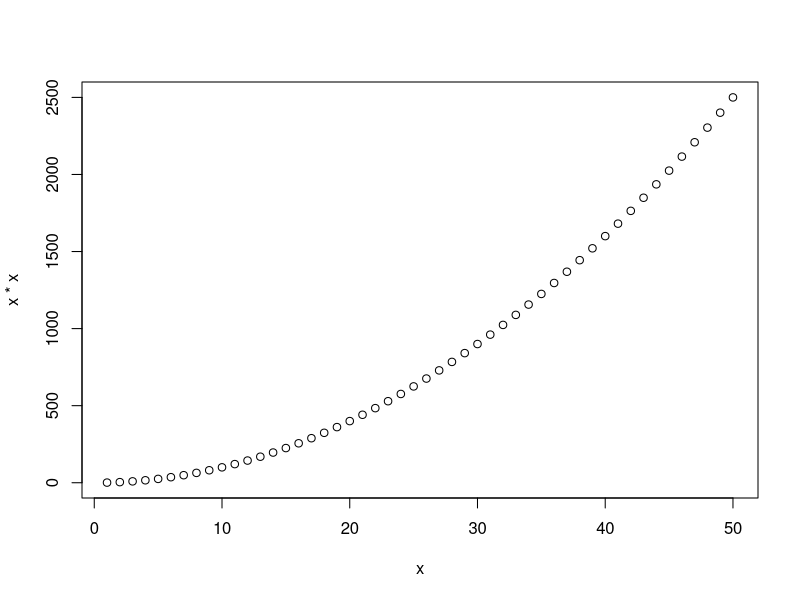
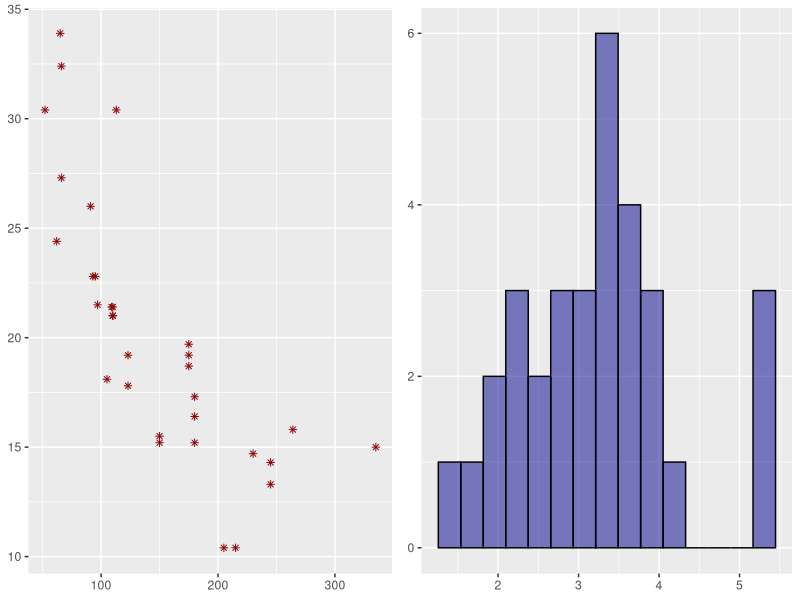
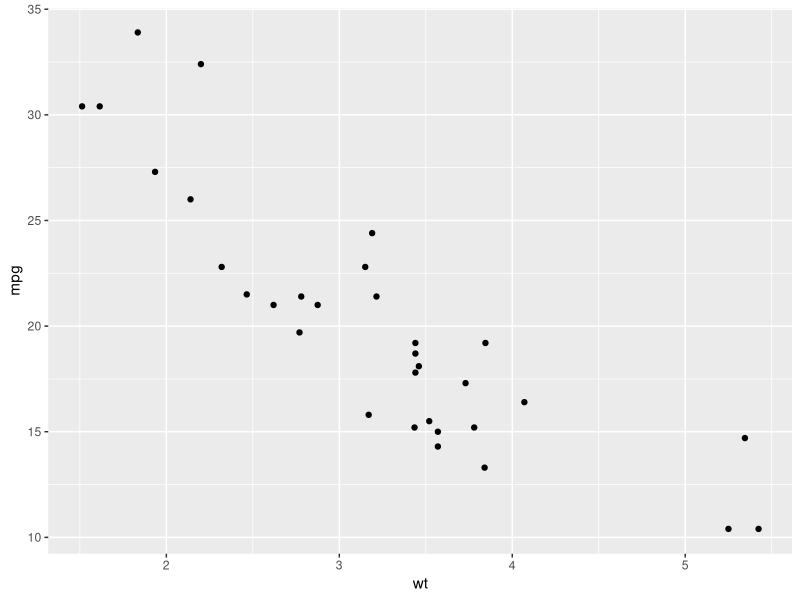
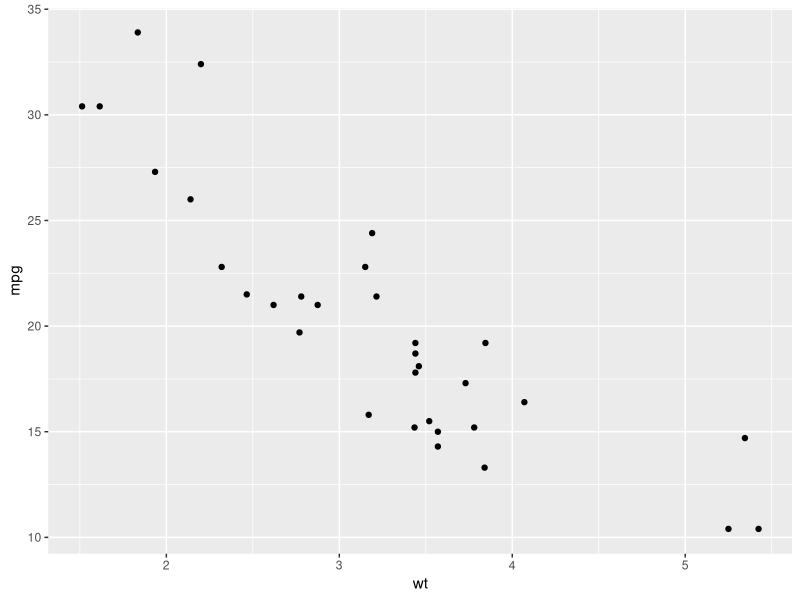
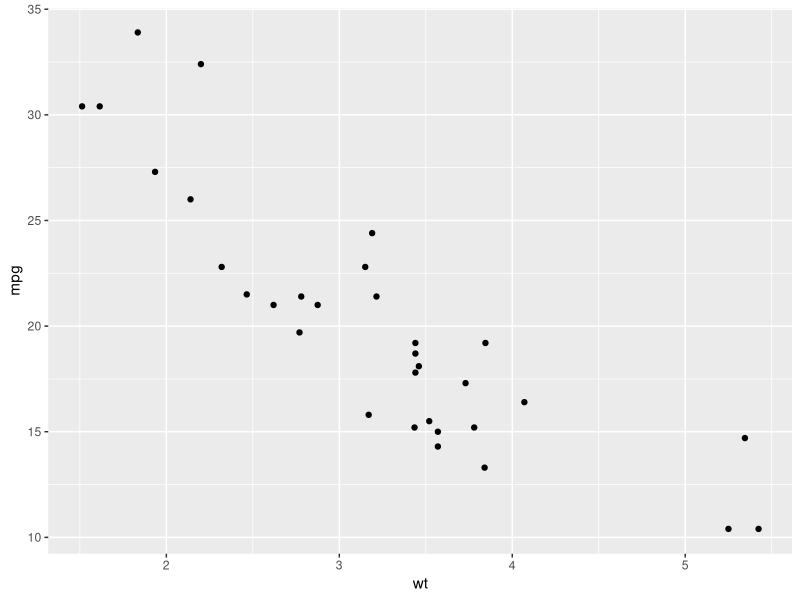
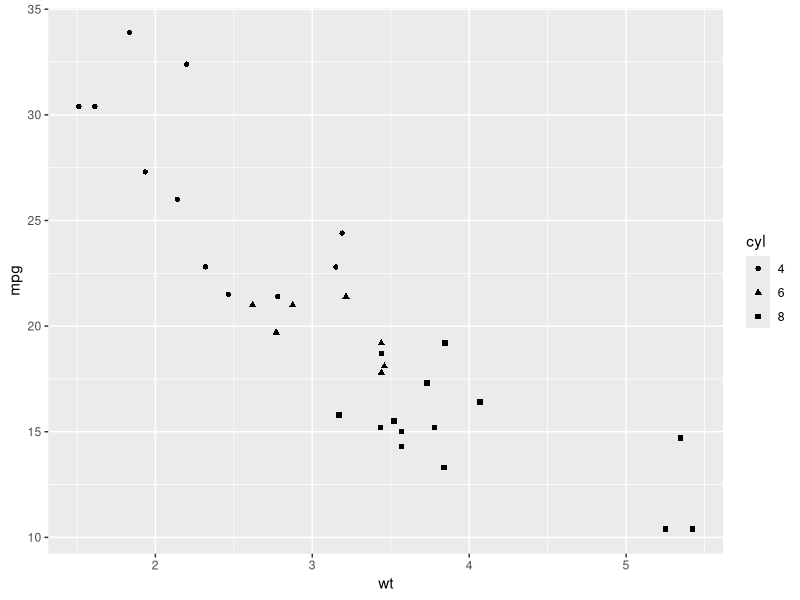
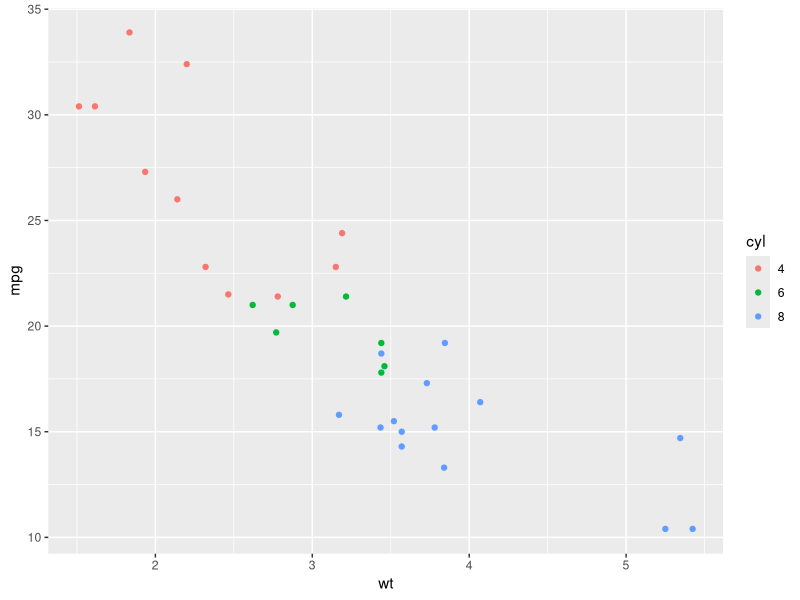
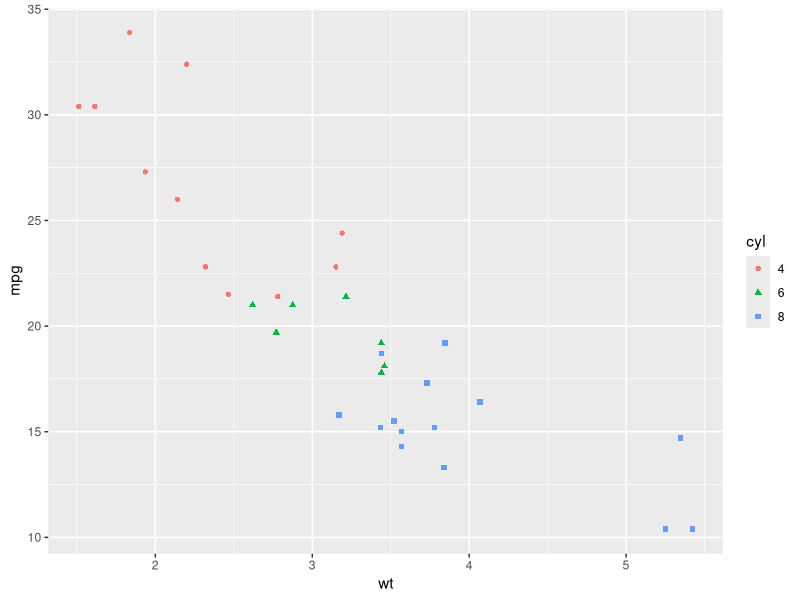

These figures' R source, in order:
## ---- chunk 1
library(tidyverse)
library(gridExtra)
library(GGally)
library(ggplot2)
knitr::opts_chunk$set(results = 'hold')
## ---- chunk 2
x <- 1:50
# proslijedite `x` i `x*x` funkciji `plot`
plot(x, x*x)
## ---- chunk 3
head(mtcars)
## ---- chunk 4
g1 <- ggplot(mtcars, aes(hp, mpg)) + geom_point(shape = 8, col = "dark red") + scale_x_continuous(name = NULL) + scale_y_continuous(name = NULL)
g2 <- ggplot(mtcars, aes(wt)) + geom_histogram(bins = 15, fill = "dark blue", alpha = 0.5, color = 'black') + scale_x_continuous(name = NULL) + scale_y_continuous(name = NULL)
grid.arrange(g1, g2, ncol=2)
## ---- chunk 5

# Učitajte podatkovni skup `mtcars` u globalnu okolinu
data(mtcars)
# proučite okvir `mtcars`  (head, glimpse, ?...)
head(mtcars)
summary(mtcars)
## ---- chunk 6
ggplot() + 
layer( data = mtcars,                      # 1. podaci
       mapping = aes(x = wt, y = mpg),     # 2. mapiranja / estetike
       geom = "point",                     # 3. geometrija
       stat = "identity",                  # za sada zanemariti
       position = "identity")              # za sada zanemariti
## ---- chunk 7
ggplot(mtcars, aes(x = wt, y = mpg)) + geom_point()
## ---- chunk 8
qplot(x = wt, y = mpg, data = mtcars)

## ---- chunk 9
# faktorizirajte varijablu `cyl`
mtcars$cyl <- as.factor(mtcars$cyl)

# stvorite graf ovisnosti `mpg` o `wt`
# uz mapiranje `cyl` varijable na `shape` estetiku
ggplot(mtcars, aes(x = wt, y = mpg, shape=cyl)) + geom_point()

## ---- chunk 10
# stvorite graf ovisnosti `mpg` o `wt`
# ovaj put mapirajte `cyl` varijable na `color` estetiku
ggplot(mtcars, aes(x = wt, y = mpg, color=cyl)) + geom_point()
## ---- chunk 11
# ponovite isti graf, ali varijablu `cyl` mapirajte
# i na `color` i na `shape` estetiku
ggplot(mtcars, aes(x = wt, y = mpg, shape=cyl, color=cyl)) + geom_point()
## ---- chunk 12
# na sljedećem grafu preimenujte osi i legendu
# te dodajte adekvatni naslov (najbolje nešto što objašnjava graf)
ggplot(mtcars, aes(x = wt, y = mpg, color = cyl, shape = cyl)) + geom_point() + labs(x = "Car weight", y = "Miles per galon", color = "Number of cilinders", shape = "Number of cilinders", title = "Car weight to miles per galon ratio")

## ---- chunk 13
# nacrajte graf ovisnosti maksimalne brzine o težini automobila
# koristite geometriju točke
# obojite točke plavom bojom
ggplot(mtcars, aes(x = wt, y = qsec)) + geom_point(color="blue")
## ---- chunk 14
# budući da stalno koristimo istu "osnovicu" grafa možemo ju
# pohraniti u zasebnu varijablu npr. imena `graf`

graf <- ggplot(mtcars, aes(x = wt, y = mpg)) 

# dodajte varijabli `graf` geometriju točaka a potom linijsku geometriju
graf + geom_point() + geom_line()
## ---- chunk 15
# dodajte geometriju točaka na varijablu `graf`
# te potom dodatni sloj sa krivuljom zaglađivanja
# koristite funkciju `stat_smooth` uz parametar `method` 
# postavljen na `lm` (linearno zaglađivanje)
graf + geom_point() + stat_smooth(method=lm)
## ---- chunk 16
# ponovite postupak ali metodu zaglađivanja
# postavite na `loess` 
graf + geom_point() + stat_smooth(method=loess)
## ---- chunk 17
# stvorite još jednom isti graf ali sloju zaglađivanja
# dodajte estetiku `group` postavljenu na `cyl`
# Što smo ovime postigli?
ggplot(mtcars, aes(x = wt, y = mpg, group=cyl))  + geom_point() + stat_smooth(method=loess)
## ---- chunk 18
# nacrtajte stupčani graf varijable `cyl` tablice `mtcars` 
# isprobajte funkcije `geom_bar` i `stat_count`
# ima li razlike?
ggplot(mtcars, aes(x = cyl)) + geom_bar()
## ---- chunk 19
# nacrtajte histogram varijable `wt` tablice `mtcars`
# varijablu podijelite jednoliko u četiri ladice
# koristite funkciju `geom_histogram`
ggplot(mtcars, aes(x = wt)) + geom_histogram(bins = 4)
## ---- chunk 20
# nacrtajte histogram varijable `wt` tablice `mtcars`
# težine podijelite jednoliko u četiri ladice
# koristite funkciju `geom_histogram`
# za agregacijsku varijablu postavite `ncount` 
ggplot(mtcars, aes(x = wt, y=..ncount..)) + geom_histogram(bins = 4)
## ---- chunk 21
# nacrtajte histogram varijable `wt`, uz dodanu varijablu `cyl` na estetici `fill`
ggplot(mtcars, aes(x = wt, fill = cyl)) + geom_histogram(bins = 4)
## ---- chunk 22
# nacrtajte opet histogram varijable wt, ali pozicijski aspekt `position` postavite na `"dodge"`
ggplot(mtcars, aes(x = wt, fill = cyl)) + geom_histogram(bins = 4, position="dodge")
## ---- chunk 23
# nacrtajte isti histogram uz pozicijski aspekt postavljen na `"identity"`
# postavite `alpha` parametar geometrije na 0.4 zbog jasnijeg prikaza
ggplot(mtcars, aes(x = wt, fill = cyl)) + geom_histogram(bins = 4, position="identity", alpha=0.4)
## ---- chunk 24
# konačno, nacrtajte isti histogram uz pozicijski aspekt `"fill"`
# postavite parametar geometrije `color  na "Black" radi ljepšeg prikaza
# objasnite rezultat!
ggplot(mtcars, aes(x = wt, fill = cyl)) + geom_histogram(bins = 4, position="fill", alpha=0.4, color="black")
## ---- chunk 25
df <- data.frame( x = c(rep(1, 90), rep(2, 9), 3),
                  y = c(rep(1, 70), rep(2, 25), rep(3, 5)))

# prikažite okvir df uz pomoć `scatterplot` grafa, tj. točkaste geometrije
ggplot(df, aes(x=df$x, y=df$y)) + geom_point()
## ---- chunk 26
# prikažite isti graf, ali umjesto `geom_point` upotrijebite
# pomoćnu funkciju `geom_jitter` koja ima ugrađen `jitter` pozicijski aspekt
# postavite `width` i `height` parametre na 0.3 (30% dodanog šuma)
# dodatno postavite `color` parametar geometrije na "blue" 
# i `alpha` parametar ("prozirnost") na 0.4 
ggplot(df, aes(x=df$x, y=df$y)) + geom_jitter(width = 0.3, height = 0.3, color="blue", alpha=0.4)
## ---- chunk 27
# spremite sljedeći graf u datoteke `figure1.pdf`i `figure1.png`
graph <- ggplot(mtcars, aes(x = hp, y = mpg, col = as.factor(cyl))) + geom_point() + 
geom_smooth(aes(x = hp, y = mpg), method = 'loess', linetype = 4, color = "grey", se = F, inherit.aes = F) +
labs(x = "broj konjskih snaga", y = "potrošnja", col = "broj cilindara")

ggsave(graph, filename = "figure1.pdf")
ggsave(graph, filename = "figure1.png")

## ---- chunk 28
# učitajte i proučite podatkovni okvir `diamonds`
data("diamonds")
head(diamonds)
glimpse(diamonds)
## ---- chunk 29
set.seed(1001)
# stvorite okvir `diamondsSample` u koji ćete staviti
# 5000 nasumičnih redaka iz okvira `diamonds`
diamondsSample = sample_n(diamonds, size = 5000)
## ---- chunk 30
# "popravite" osi i legendu grafa koji prikazuje ovisnost veličine dijamanta, boje i cijene
# - osi x i y nazovite "volumen u mm3" i "cijena u $"
# - legendu nazovite "kvaliteta boje"
# - os x ograničite od 0 do 500
# - na osi y postavite crtice na 1000, 5000, 10000 i 20000
# - kategorije kvalitete boje postavite na brojeve od 1 do 7 gdje 1 predstavlja "najbolju" boju
ggplot(diamondsSample, aes(x*y*z, price, color = color)) + 
  geom_point(alpha = 0.5) + scale_x_continuous(name="volumen u mm3", limits = c(0,500)) + scale_y_continuous(name="cijena u $", breaks = c(1000, 5000, 10000, 15000))   + scale_color_discrete(name="kvaliteta boje", labels = 1:7)
## ---- chunk 31
# logaritmirajte cijenu dijamanta u prethodno izvedenom grafu
ggplot(diamondsSample, aes(x*y*z, price, color = color)) + geom_point(na.rm = T, alpha = 0.6) +
  scale_x_continuous(name = "volumen u mm3" , limits = c(0, 450)) +
  scale_y_log10(name = "cijena u $", breaks = c(1000, 5000, 10000, 15000)) +
  scale_color_discrete(name = "kvaliteta boje", labels = 1:7)
## ---- chunk 32
# podesite `fill` estetiku sljedećeg grafa korištenjem funkcije `scale_fill_brewer`
# parametar `palette` postavite na jednu od sljedećih paleta:
# Blues, BuPu, Greens, Greys, Oranges, OrRd, PuBu, PuRd, Purples, YlGn, YlOrRd
# (još paleta možete naći u dokumentaciji)
ggplot(diamondsSample, aes(x = x*y*z, fill = color)) + geom_histogram(bins = 30, na.rm = T) + 
  xlim(0, 500) + scale_fill_brewer(palette = "Greens")
## ---- chunk 33
# pogledajte kako sljedeći graf izgleda u "izvrnutom" a kako u polarnom koordinatnom sustavu
ggplot(diamondsSample, aes(x = x*y*z, fill = color)) + geom_histogram(bins = 30, na.rm = T) + 
  xlim(40, 100) + coord_flip()
ggplot(diamondsSample, aes(x = x*y*z, fill = color)) + geom_histogram(bins = 30, na.rm = T) + 
  xlim(40, 100) + coord_polar()
## ---- chunk 34
# promijenite temu sljedećem grafu na `theme_classic`
ggplot(diamondsSample, aes(x = x*y*z, fill = color)) + geom_histogram(bins = 30, na.rm = T) + 
  xlim(0, 500) 
## ---- chunk 35
# promijenite orijentaciju slova na x osi tako da budu pod kutem od 45 stupnjeva
ggplot(diamondsSample, aes(cut)) + geom_bar() + theme(axis.title.x = element_text(angle = 45))
                                                                                
## ---- chunk 36
# reduciramo uzorak kako bi radili sa faktorima sa manjim brojem razina
diamondsSample %>% filter(color %in% c("G", "H", "I", "J"),
                  cut %in% c("Very Good", "Premium", "Ideal")) -> diamondsSample2

# napravite uvjetni graf u ovisnosti o kombinaciji boje (`color`) i reza (`cut`)
# koristite funkciju `facet_grid` i formulu kao parametar
ggplot(diamondsSample2, aes(depth, fill = clarity)) + geom_histogram(bins = 5,  position = 'dodge') + facet_grid(facets = color ~ cut)
## ---- chunk 37
# razdvojite sljedeći graf u ovisnosti o prozirnosti (`clarity`)
# koristite funkciju `facet_wrap` i jednostranu formulu
ggplot(diamondsSample, aes(x*y*z, price)) + geom_point()  + facet_wrap(~ clarity)
## ---- chunk 38
#library(GGally)  # ako nije učitan!
# ovaj isjecak se zapravo prikazuje buduci da nece imati stat_bin poruke
# rjesenje sa https://github.com/ggobi/ggally/issues/184
ggpairs(data = mtcars[,1:6], lower=list(combo=wrap("facethist", binwidth=0.8)))
## ---- chunk 39
#library(gridExtra)    # ukoliko je potrebno

# grafove koje slažem u matricu pohranjujem u varijable
g1 <- ggplot(diamondsSample, aes(x*y*z, price, color = color)) + geom_point(alpha = 0.6)
g2 <-ggplot(diamondsSample, aes(x = x*y*z, fill = color)) + geom_histogram(bins = 30, na.rm = T) + 
             scale_fill_brewer(palette = "Greens")
g3 <- ggplot(diamondsSample, aes(x = cut)) + geom_bar(fill = "blue", alpha = 0.5)
g4 <- ggplot(diamondsSample, aes(x = color, fill = clarity)) + geom_bar() + coord_polar()

## ---- chunk 40
grid.arrange(g1, g2, g3, g4, nrow = 2, ncol = 2)
